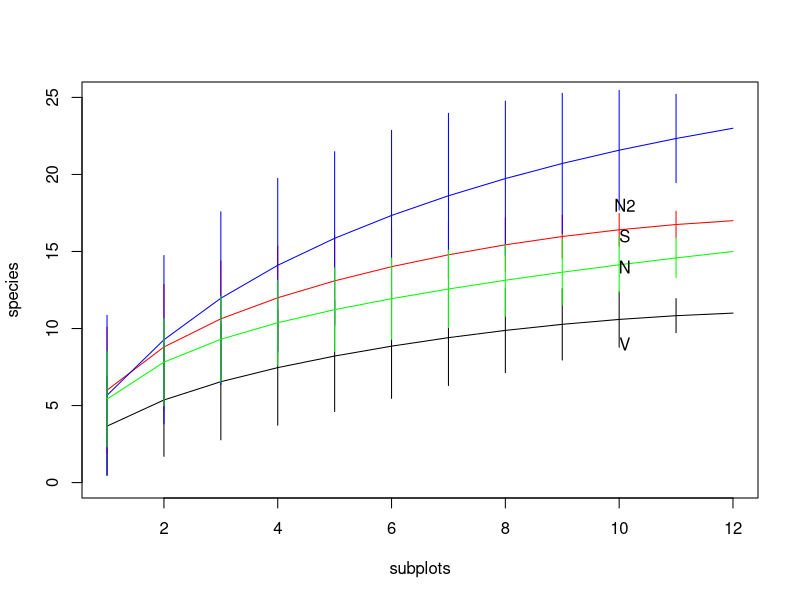
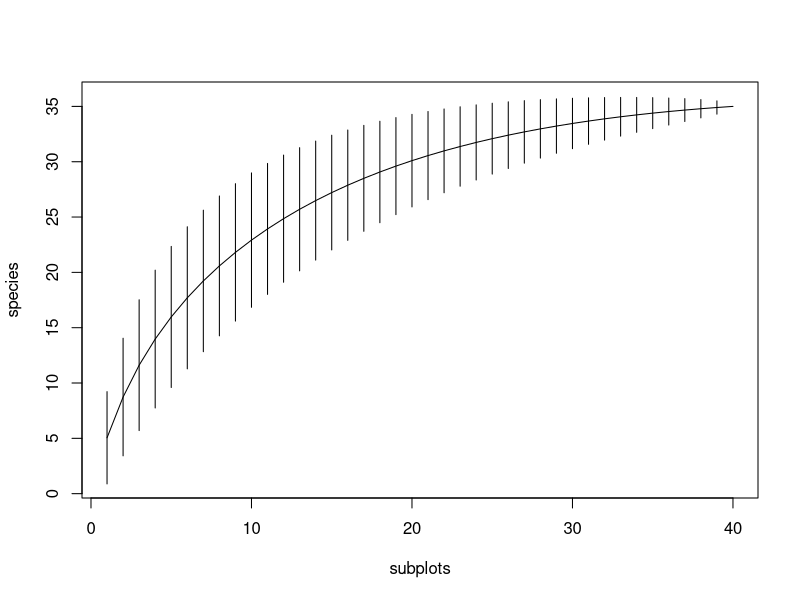

These figures' R source, in order: (Note: this script raises an error after producing the figures.)
#Brad Anderson
#
#ESM 212 - Spring 2019
#
#analyze ESM grassland community data
#species accumulation curves and similarity
####
####
####
###
#install and load package vegan
library(vegan)
library(tidyverse)
####
#read presence-absence data
grasspa <- read.csv("grassland_dat_pa.csv",header=TRUE)
padat <- grasspa[,4:40]		#plot x species P/A matrix in format for vegan analysis
####
#read cover data
grasscov <- read.csv("grassland_dat_cover.csv",header=TRUE)
covdat <- grasscov[,4:40]	#plot x species cover matrix in format for vegan analysis
####
#create exact species accumulation curves for 4 plots using 10 subplots
accum1 <- specaccum(padat[1:12,]) 	#plot 1, subplots 1-10
accum2 <- specaccum(padat[13:24,])	#plot 2, subplots 1-10
accum3 <- specaccum(padat[25:36,])	#plot 3, subplots 1-10
accum4 <- specaccum(padat[37:48,])	#plot 4, subplots 1-10
##
#plot accumulation curves for each plot
plot(accum1,ylim=c(0,25),xlab="subplots",ylab="species")
lines(accum2,col="red")
lines(accum3,col="blue")
lines(accum4,col="green")
text(10.1,9,"V")	#valley plot
text(10.1,14,"N") #North plot
text(10.1,16,"S") #South plot
text(10.1,18,"N2") #second north plot
####
#plot single accumulation curve using 40 subplots
accum_allsubplots <- specaccum(padat[c(1:10,13:22,25:34,37:46),])
plot(accum_allsubplots,xlab="subplots",ylab="species")
####
#Chao estimate of the number of grassland species
specpool(padat[c(1:10,13:22,25:34,37:46),])

###
#Create native and non-native lists
list <- read.csv("grassland_common_species_ex1.csv",header=TRUE)
native_df <- filter(list, Native=="1")
exotic_df <- filter(list, Native== "0")
#
native_list <- as.vector(native_df$Code)
exotic_list <- as.vector(exotic_df$Code)
#
#Create native and non-native dataframes for vegan
native_padat <- select(padat[c(1:10,13:22,25:34,37:46),], one_of(native_list))
exotic_padat <- select(padat[c(1:10,13:22,25:34,37:46),], one_of(exotic_list))
#
##Chao estimate of the number of native and non-native grassland species
specpool(native_padat) #26.73125
specpool(exotic_padat) #9.24375
#
plot(accum_native,ylim=c(0,30),xlab="subplots",ylab="species")
lines(accum_exotic,col="red")
  
#####
#####
#####
#calculate Bray-Curtis dissimilarity between plots
#First, aggregate subplot data
p1 <- apply(padat[1:12,],2,max)
p2 <- apply(padat[13:24,],2,max)
p3 <- apply(padat[25:36,],2,max)
p4 <- apply(padat[37:48,],2,max)
# create new matrix to calculate pairwise plot dissimilarity
plots_spp <- rbind(p1,p2,p3,p4)
#produce dissimilarity matrix
plots_bray_diss <- vegdist(plots_spp,method="bray")
#####
#
#Create native and non-native dataframes with ALL subplots
all_native_padat <- select(padat, one_of(native_list))
all_exotic_padat <- select(padat, one_of(exotic_list))
#Bray-Curtis for native
n1 <- apply(all_native_padat[1:12,],2,max)
n2 <- apply(all_native_padat[13:24,],2,max)
n3 <- apply(all_native_padat[25:36,],2,max)
n4 <- apply(all_native_padat[37:48,],2,max)
# create new matrix to calculate pairwise plot dissimilarity
native_plots_spp <- rbind(n1,n2,n3,n4)
#produce dissimilarity matrix
native_bray_diss <- vegdist(native_plots_spp,method="bray")
# 
#
#Bray-Curtis for non-native
e1 <- apply(all_exotic_padat[1:12,],2,max)
e2 <- apply(all_exotic_padat[13:24,],2,max)
e3 <- apply(all_exotic_padat[25:36,],2,max)
e4 <- apply(all_exotic_padat[37:48,],2,max)
# create new matrix to calculate pairwise plot dissimilarity
exotic_plots_spp <- rbind(e1,e2,e3,e4)
#produce dissimilarity matrix
exotic_bray_diss <- vegdist(exotic_plots_spp,method="bray")

#####
#####
#Analyze cover data
#Calculate area-weighted cover, total area sampled = 10 *0.25 + 2*2.5 = 7.5 sq m
p1_cov <- (2.5/7.5)*apply(covdat[1:10,],2,mean) + 
  (5/7.5)*apply(covdat[11:12,],2,mean)
p2_cov <- (2.5/7.5)*apply(covdat[13:22,],2,mean) + 
  (5/7.5)*apply(covdat[23:24,],2,mean)
p3_cov <- (2.5/7.5)*apply(covdat[25:34,],2,mean) + 
  (5/7.5)*apply(covdat[35:36,],2,mean)
p4_cov <- (2.5/7.5)*apply(covdat[37:46,],2,mean) + 
  (5/7.5)*apply(covdat[47:48,],2,mean)
#
#####
#####
#####
#Analyze plot dissimilarity based on cover
plots_cov <- rbind(p1_cov,p2_cov,p3_cov,p4_cov)
plots_euclid_diss <- vegdist(plots_cov,method="euclidean")
plots_hclust <- hclust(plots_euclid_diss,method="average")		#cluster analysis of plots (contrived)
plot(plots_hclust)
#
plots_hclust_pa <- hclust(plots_bray_diss,method="average")
plot(plots_hclust_pa)
##
#Comparison of native and non-native cover only
native_covdat <- select(covdat, one_of(native_list))
#
#Calculate area-weighted cover, total area sampled = 10 *0.25 + 2*2.5 = 7.5 sq m
n1_cov <- (2.5/7.5)*apply(native_covdat[1:10,],2,mean) + 
  (5/7.5)*apply(native_covdat[11:12,],2,mean)
n2_cov <- (2.5/7.5)*apply(native_covdat[13:22,],2,mean) + 
  (5/7.5)*apply(native_covdat[23:24,],2,mean)
n3_cov <- (2.5/7.5)*apply(native_covdat[25:34,],2,mean) + 
  (5/7.5)*apply(native_covdat[35:36,],2,mean)
n4_cov <- (2.5/7.5)*apply(native_covdat[37:46,],2,mean) + 
  (5/7.5)*apply(native_covdat[47:48,],2,mean)
#Analyze plot dissimilarity based on cover
plots_native_cov <- rbind(n1_cov,n2_cov,n3_cov,n4_cov)
plots_native_euclid_diss <- vegdist(plots_native_cov,method="euclidean")
plots__native_hclust <- hclust(plots_native_euclid_diss,method="average")		#cluster analysis of plots (contrived)
plot(plots__native_hclust)
#####
#Non-native cover calculations
exotic_covdat <- select(covdat, one_of(exotic_list))
n1_cov <- (2.5/7.5)*apply(exotic_covdat[1:10,],2,mean) + 
  (5/7.5)*apply(exotic_covdat[11:12,],2,mean)
n2_cov <- (2.5/7.5)*apply(exotic_covdat[13:22,],2,mean) + 
  (5/7.5)*apply(exotic_covdat[23:24,],2,mean)
n3_cov <- (2.5/7.5)*apply(exotic_covdat[25:34,],2,mean) + 
  (5/7.5)*apply(exotic_covdat[35:36,],2,mean)
n4_cov <- (2.5/7.5)*apply(exotic_covdat[37:46,],2,mean) + 
  (5/7.5)*apply(exotic_covdat[47:48,],2,mean)
plots_exotic_cov <- rbind(n1_cov,n2_cov,n3_cov,n4_cov)
#####
#####
#Analyze plot diversity
plots_shannon <- diversity(plots_cov,index="shannon") 	#shannon H'
plots_simpson <- diversity(plots_cov,index="simpson")	#simpson diversity
plots_richness <- specnumber(plots_cov)					#species richness

#Analyze plot diversity for just natives
native_plots_shannon <- diversity(plots_native_cov,index="shannon") 	#shannon H'
native_plots_simpson <- diversity(plots_native_cov,index="simpson")	#simpson diversity

#Analyze plot diversity for just non_natives
exotic_plots_shannon <- diversity(plots_exotic_cov,index="shannon") 	#shannon H'
exotic_plots_simpson <- diversity(plots_exotic_cov,index="simpson")	#simpson diversity

